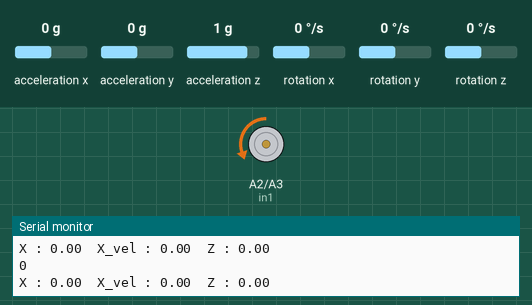
The sketch below on a simulated Arduino Uno, built with avr-gcc and run on an emulated ATmega328P. On the bench: motor-driver pin pairs drawn as motors (green arrow = first pin HIGH = forward, orange = second pin HIGH = backward, longer = more drive, scaled by the enable pin), the last lines printed to the serial monitor. Inputs (shaded band) come from the test bench; at power-on: rotation z 0 °/s, acceleration y 0 g, acceleration z 1 g, acceleration x 0 g, rotation x 0 °/s, rotation y 0 °/s.

Above: at 3.2 s.
3.3 s: rotation z set to -192 °/s
At 4.13 s:
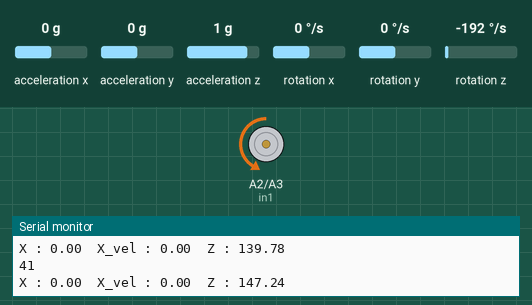
At 4.98 s:
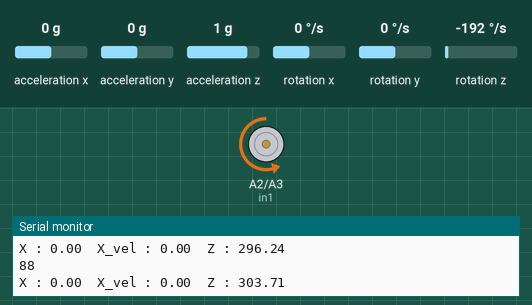
6.3 s: rotation z set to 4 °/s
At 7.0 s:
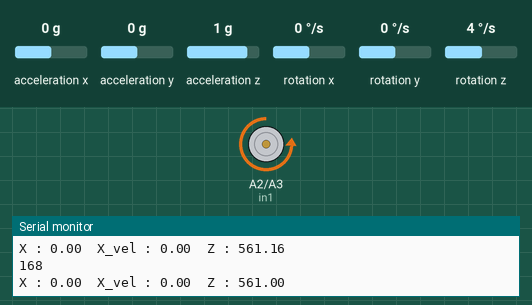
9.3 s: rotation z set to -100 °/s
12.3 s: acceleration y set to -1.4 g
15.3 s: acceleration z set to 0 g
Timing chart, 0 to 19.3 s (numbered marks = the images above; inputs shaded):
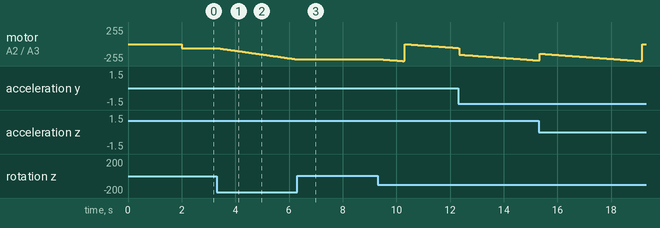

The sketch:

Task4a.ino
```cpp
#include "Wire.h"
#include <MPU6050_light.h>
#define enA 6
#define in1 A2
#define in2 A3

// MPU6050 object
MPU6050 mpu(Wire);

// Timer for balancing sensor data and motor actuation
unsigned long timer = 0;

// Control variables
float u = 0;
float roll_ini = 0;
float yaw_ini = 0;
float roll_pos_err = 0;
float yaw_pos_err = 0;
float roll_vel_err = 0;
float yaw_vel_err = 0;
float roll_itgl_err = 0;
float yaw_itgl_err = 0;

/*
Function Name:dc_motor_initialization
Logic:This function initializes the pins for the DC motor and sets their initial state.
Example Call:dc_motor_init()
*/
void dc_motor_init(){
  pinMode(enA, OUTPUT);
  pinMode(in1, OUTPUT);
  pinMode(in2, OUTPUT);
  digitalWrite(in1, LOW);
  digitalWrite(in2, LOW);
}

/*
Function Name:Moto Controlling
Input:The PWM value controlling the motor speed and direction.
Logic:This function adjusts the direction and speed of the DC motor based on the PWM value.
Example: motor_control(85)
*/
void motor_control(int pwm) {
 Serial.println(pwm);
  if (pwm < 0) {
    digitalWrite(in1, HIGH);
    digitalWrite(in2, LOW);
    pwm = -pwm;
  }
  else {
    digitalWrite(in1, LOW);
    digitalWrite(in2, HIGH);
  }
  analogWrite(enA, pwm+62);
}

/*
Function Name: Setup function to initialize serial communication and MPU6050.
Logic: This function initializes the serial communication and MPU6050 sensor.
*/
void setup() {
  Serial.begin(9600);
  Wire.begin();
  byte status = mpu.begin();
  Serial.print(F("MPU6050 status: "));
  Serial.println(status);
  while(status!=0){ } // // Stop everything if could not connect to MPU6050
  Serial.println(F("Calculating offsets, do not move MPU6050"));
  delay(1000);
  mpu.calcOffsets(); // Gyro and accelerometer offsets calibration
  Serial.println("Done!\n");
  dc_motor_init(); // Initialize DC motor
}


/*
Function Name: Main loop to read MPU6050 data and control the DC motor.
Logic: This function reads data from the MPU6050 sensor, calculates errors, and controls the DC motor based on the feedback.
*/
void loop() {
  mpu.update();
  if((millis()-timer)>20){ // print data every 10ms
  Serial.print("X : ");
  roll_pos_err = 0 - mpu.getAngleX(); //Error value of Roll postion
  Serial.print(roll_pos_err);
  Serial.print("\tX_vel : ");
  roll_vel_err = 0 - mpu.getGyroX(); //Error value of Roll velocity
  Serial.print(roll_vel_err);
  Serial.print("\tZ : ");
  yaw_pos_err = 0 - mpu.getAngleZ(); //Error value of Yaw postion
  Serial.println(yaw_pos_err);
  roll_itgl_err += roll_pos_err;
  u = 2.9 * roll_pos_err - 0.3 * yaw_pos_err ; //PWM value
  motor_control(-u); //Calling the Motor controlling Function
  timer = millis();
  }
}
```

Measured:
- after the input at 3.3 s, motor on A2 (in1) / A3 (in2): moves from backward 62/255 to backward 228/255 over 2.9 s, starting after 0.06 s
